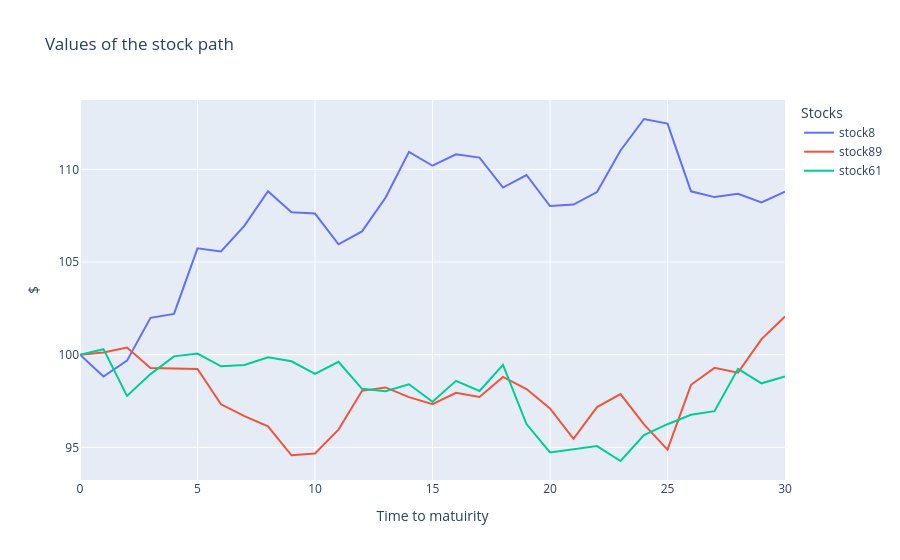

The code cell stored with this chart in its notebook:
### Code cell
fig = go.Figure()
# Add traces for each column
for column in stock_prices.columns[values]:
    fig.add_trace(go.Scatter(x=stock_prices.index, y=stock_prices[column], mode='lines', name=f"stock{column}"))

# Update layout
fig.update_layout(
    title='Values of the stock path ',
    xaxis_title='Time to matuirity',
    yaxis_title='$',
    template='plotly',
    legend=dict(title='Stocks'),
)

# Show the plot
fig.show()

### Figure 1 — Plotly figure (JSON) as saved in the notebook; plotly's stock layout.template omitted (floating-point values rounded to 4 significant figures)
{"data": [{"mode": "lines", "name": "stock8", "type": "scatter", "x": [0, 1, 2, 3, 4, 5, 6, 7, 8, 9, 10, 11, 12, 13, 14, 15, 16, 17, 18, 19, 20, 21, 22, 23, 24, 25, 26, 27, 28, 29, 30], "y": [100, 98.82, 99.68, 102.0, 102.2, 105.7, 105.6, 107.0, 108.8, 107.7, 107.6, 106.0, 106.7, 108.5, 110.9, 110.2, 110.8, 110.6, 109.0, 109.7, 108.0, 108.1, 108.8, 111.0, 112.7, 112.5, 108.8, 108.5, 108.7, 108.2, 108.8]}, {"mode": "lines", "name": "stock89", "type": "scatter", "x": [0, 1, 2, 3, 4, 5, 6, 7, 8, 9, 10, 11, 12, 13, 14, 15, 16, 17, 18, 19, 20, 21, 22, 23, 24, 25, 26, 27, 28, 29, 30], "y": [100, 100.1, 100.4, 99.28, 99.25, 99.23, 97.32, 96.69, 96.13, 94.57, 94.67, 95.96, 98.05, 98.24, 97.71, 97.33, 97.95, 97.72, 98.8, 98.15, 97.1, 95.46, 97.18, 97.88, 96.24, 94.88, 98.38, 99.29, 99.03, 100.8, 102.1]}, {"mode": "lines", "name": "stock61", "type": "scatter", "x": [0, 1, 2, 3, 4, 5, 6, 7, 8, 9, 10, 11, 12, 13, 14, 15, 16, 17, 18, 19, 20, 21, 22, 23, 24, 25, 26, 27, 28, 29, 30], "y": [100, 100.3, 97.78, 98.96, 99.91, 100.1, 99.38, 99.45, 99.86, 99.65, 98.96, 99.62, 98.16, 98.03, 98.41, 97.47, 98.59, 98.04, 99.45, 96.26, 94.73, 94.91, 95.07, 94.27, 95.67, 96.25, 96.76, 96.95, 99.24, 98.46, 98.82]}], "layout": {"legend": {"title": {"text": "Stocks"}}, "title": {"text": "Values of the stock path "}, "xaxis": {"title": {"text": "Time to matuirity"}}, "yaxis": {"title": {"text": "$"}}}}
